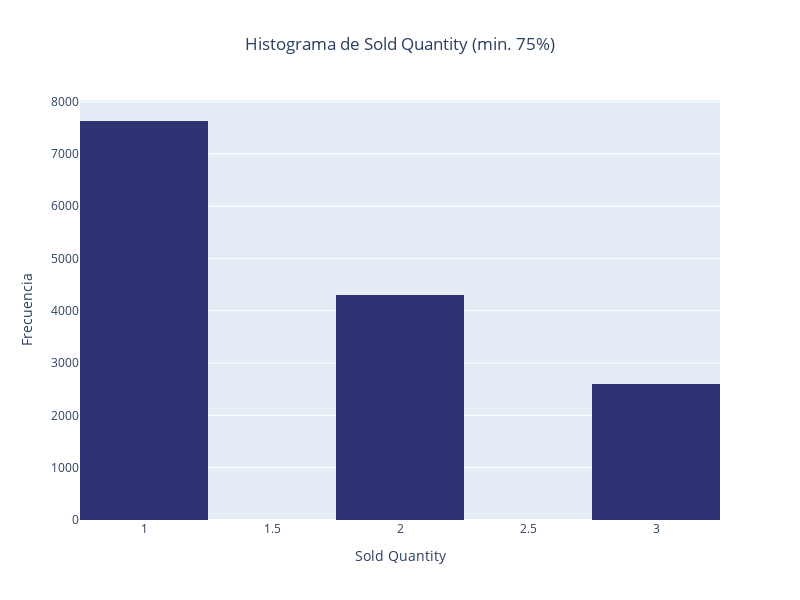

Notebook cell for this chart:
### Markdown cell above
## Histogramas

### Code cell
sold_quantity_sin_max_quartil =ofertas_relampagos_df.loc[(ofertas_relampagos_df.SOLD_QUANTITY<=np.quantile(ofertas_relampagos_df.SOLD_QUANTITY,0.75))&(ofertas_relampagos_df.SOLD_QUANTITY>0),'SOLD_QUANTITY']
sold_quantity_sin_max_quartil = sold_quantity_sin_max_quartil.rename('Sold Quantity')
fig = go.Figure(data=go.Histogram(x=sold_quantity_sin_max_quartil,marker_color='#2e3273',nbinsx=7))
fig.update_layout(title_text='Histograma de cantidades vendidas (min. 75%)', title_x=0.5,width=800,height=600,xaxis_title='Sold Quantity',yaxis_title='Frecuencia')

### Figure 1 — Plotly figure (JSON) as saved in the notebook; plotly's stock layout.template omitted (floating-point values rounded to 4 significant figures; data arrays with more than 128 entries replaced by an {"elided": "..."} marker saying what was removed)
{"data": [{"marker": {"color": "#2e3273"}, "nbinsx": 7, "type": "histogram", "x": {"elided": "14522 int values"}}], "layout": {"height": 600, "title": {"text": "Histograma de Sold Quantity (min. 75%)", "x": 0.5}, "width": 800, "xaxis": {"title": {"text": "Sold Quantity"}}, "yaxis": {"title": {"text": "Frecuencia"}}}}
